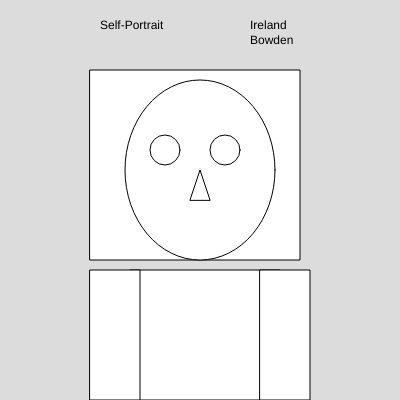
Frame 1 (no input)
Frame 60 (no input): identical to frame 1, image omitted
Frame 120 (the mouse pressed at the canvas centre since frame 60): identical to frame 1, image omitted

The p5.js sketch that drew this single still picture (run headless with seeded random() and noise() and a simulated clock; from frame 60 on, the mouse is pressed at the canvas centre):

// p5.js sketch
// ── sketch.js
function setup() {
  createCanvas(400, 400);
}

function draw() {
  background(220);
  //

  rect(90,70,210,190);
  //
 ellipse(200,170,150,180)
rect(130,270,150,130)
  rect(90,270,50,130)
  rect(260,270,50,130)
  circle(165,150,30)
  circle(225,150,30)
  triangle(190, 200,200,170,210,200)
  text("Ireland Bowden",250,20,30)
  text("Self-Portrait",100,20,30)
}
